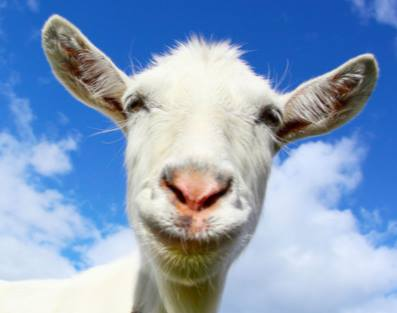
#> input picture goat.jpg, 397 x 313 px
$ python python_projekt.py
#> lines starting #> are read from the running program, lines starting #| are printed output that depends on the picture; after the words box and inside, x2 and y2 are one past the last pixel; in counts of white or black regions, pixels touching at a corner belong together
# -*- coding: utf-8 -*-
"""
Created on Wed May 20 10:29:24 2020

@author: chiharu
"""
import numpy as np
import cv2
import sys


class Image_compression:

    def __init__(self, filepath):

#> called with filepath = 'goat.jpg'
        img = cv2.imread(filepath)
#> img is the input picture: shape (313, 397, 3); mean B, G, R 193.1, 160.1, 135.8

        if img is None:
                print("Failed to load image file.")
                sys.exit(1)

        img = cv2.cvtColor(img, cv2.COLOR_BGR2GRAY)
#> img: shape (313, 397)

        height, width = img.shape
#> height = 313; width = 397

        """Here,  makes sure that the image have an even number of pixels, else the haar-transform will not work.
        If the rows/columns of the image is odd then cut off the last row/column and save the image."""

        if height % 2 !=0:
            img = img[:-1]
#> img: shape (312, 397)
            print ('Image was uneven (width-wise) and has been trimmed!')

        if width %2 !=0:
            imgT = img.transpose()
            imgT = imgT[:-1]
#> imgT: shape (396, 312)
            img = imgT.transpose()
#> img: shape (312, 396)
            print ('Image was uneven (height-wise) and has been trimmed!')


        height, width = img.shape
#> height = 312; width = 396
        print('Trimmed image size is {}x{}'.format(height, width))
#| Trimmed image size is 312x396
        cv2.imwrite('Trimmed_img.jpg', img)
        img=cv2.imread('Trimmed_img.jpg',0)
#> img: shape (312, 396); min 2, max 254, mean 156.6

        self.img = img
        self.height = height
#> self.height = 312
        self.width = width
#> self.width = 396


    def haar(sz):

        """This function creates the Haar-matrix."""
#> called with sz = 312

        out = np.zeros((sz, sz))

        j=0
        for i in range(int(sz/2)):

            out[i,j]=np.sqrt(2)/2
            out[i,j+1]=np.sqrt(2)/2
            j+=2
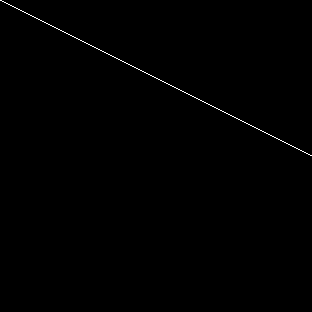
#> out: shape (312, 312) float64; values 0 (black) and 0.707 (white), 0.32% white in thin lines or dots, all inside (x1, y1, x2, y2) = (0, 0, 312, 156)
#> after the loop, j = 312

        j=0
        for i in range(int(sz/2), sz):

            out[i,j]=-np.sqrt(2)/2
            out[i,j+1]=np.sqrt(2)/2
            j+=2
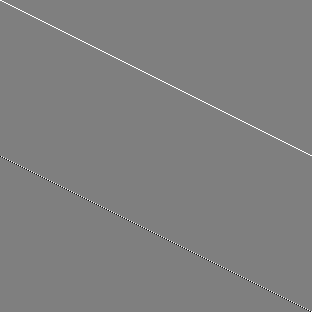
#> out: shape (312, 312) float64; 0.32% of pixels changed, all inside (x1, y1, x2, y2) = (0, 156, 312, 312); drawn with min black and max white
#> after the loop, j = 312

        return out


    def compression(self):

        w_m=Image_compression.haar(self.height)
        w_t=Image_compression.haar(self.width).T
#> call 2 of haar, with sz = 396
#> after the loop in haar (call 2), `for i in range(int(sz/2)):`: out: shape (396, 396) float64; values 0 (black) and 0.707 (white), 0.25% white in thin lines or dots, all inside (x1, y1, x2, y2) = (0, 0, 396, 198)
#> after the loop in haar (call 2), `for i in range(int(sz/2), sz):`:
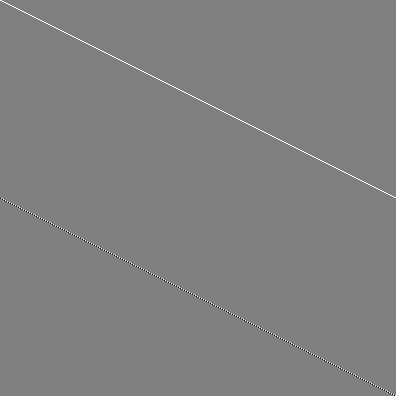
#> out: shape (396, 396) float64; min -0.707, max 0.707, mean 0.00179; drawn with min black and max white


        """Here is the first dotproduct"""
        comp1=np.dot(w_m,self.img)
        cv2.imwrite('first_dotproduct.jpg', comp1)
        comp1 = comp1.astype(np.uint8)       #change dtype to uint8 from float 64
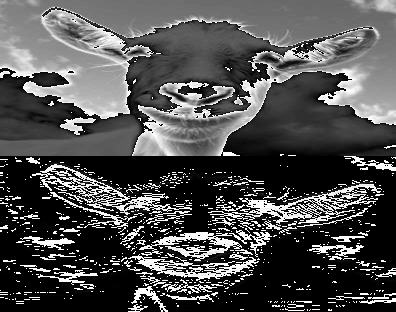
#> comp1: shape (312, 396); min 0, max 255, mean 79.4
        comp1=cv2.imread('first_dotproduct.jpg',0)
#> comp1: shape (312, 396); min 0, max 255, mean 99.8
        cv2.imshow('First dotproduct',comp1)
        cv2.waitKey(0)
        cv2.destroyAllWindows()


        """Here is the second dotproduct"""
        comp2=np.dot(self.img,w_t)
        cv2.imwrite('second_dotproduct.jpg', comp2)
        comp2 = comp2.astype(np.uint8)       #change dtype to uint8 from float 64
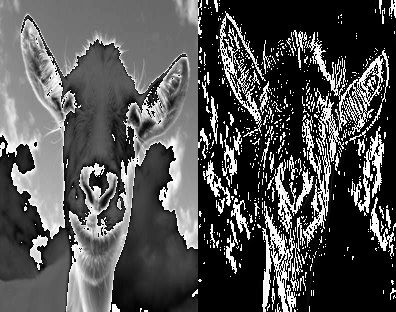
#> comp2: shape (312, 396); min 0, max 255, mean 81.4
        comp1=cv2.imread('second_dotproduct.jpg',0)
#> comp1: shape (312, 396); min 0, max 255, mean 99.6
        cv2.imshow('Second dotproduct',comp2)
        cv2.waitKey(0)
        cv2.destroyAllWindows()


        """Finally both dotproducts together"""
        comp=np.dot(np.dot(w_m,self.img),w_t)
        cv2.imwrite('compdImage.jpg', comp)
        comp = comp.astype(np.uint8)             #change dtype to uint8 from float 64
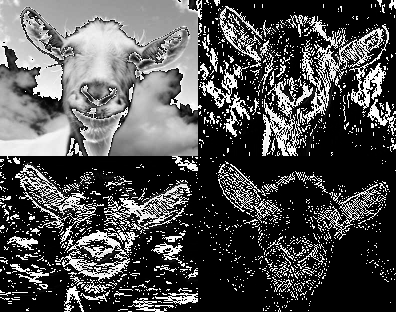
#> comp: shape (312, 396); min 0, max 255, mean 79.7
        comp = cv2.imread('compdImage.jpg',0)
#> comp: shape (312, 396); min 0, max 255, mean 57.4
        cv2.imshow('Compressed image',comp)
        cv2.waitKey(0)
        cv2.destroyAllWindows()

        return comp

    def topLeft(self):

        """This function cuts the top-left fourth of the image"""

        comp_img = Image_compression.compression(self)

        img = np.array(comp_img[0:self.height//2, 0:self.width//2])
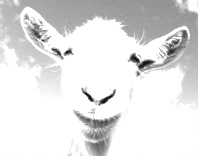
#> img: shape (156, 198); min 8, max 255, mean 225.4
        cv2.imwrite('Top_left.jpg', img)

        img = img.astype(np.uint8)                #change dtype to uint8 from float 64
        img=cv2.imread('Top_left.jpg',0)
#> img: shape (156, 198); min 8, max 255, mean 225.3
        cv2.imshow('Top_left',img)
        cv2.waitKey(0)
        cv2.destroyAllWindows()


goat=Image_compression('goat.jpg')
goat.topLeft()

$ run again, with tt.jpg copied over goat.jpg
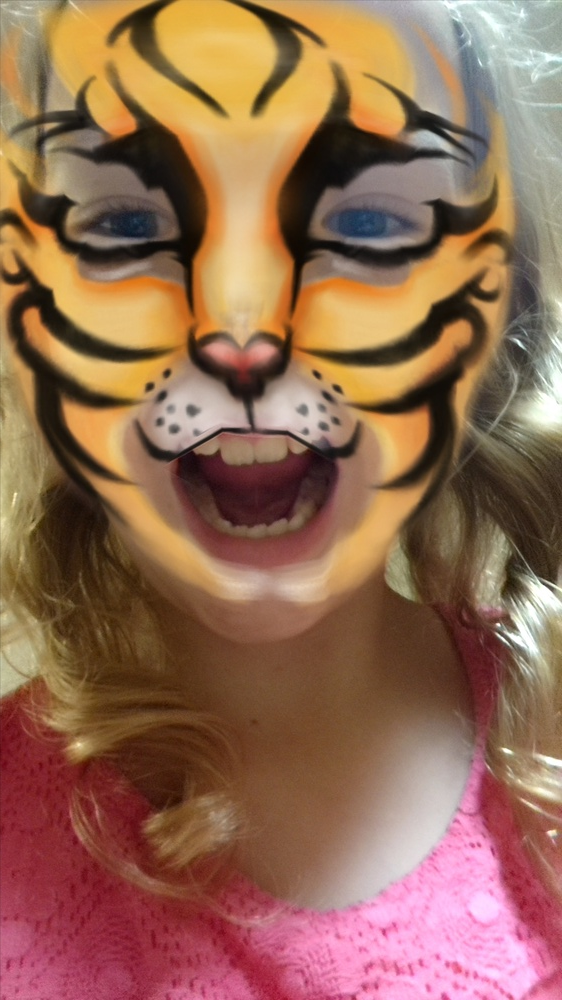
#> input picture tt.jpg, 562 x 1000 px, shrunk from 1080 x 1920 before the run
#> in __init__, img is the input picture: shape (1000, 562, 3); mean B, G, R 83.4, 106.6, 147.6
#| Trimmed image size is 1000x562
#> after the loop in haar, `for i in range(int(sz/2)):`:
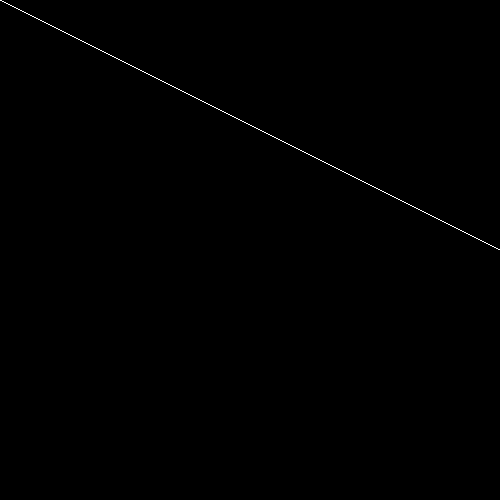
#> out: shape (1000, 1000) float64 (shown at 1/2 size); values 0 (black) and 0.707 (white), 0.1% white in thin lines or dots, all inside (x1, y1, x2, y2) = (0, 0, 1000, 500)
#> in topLeft, `img = np.array(comp_img[0:self.height//2, 0:self.width//2])`:
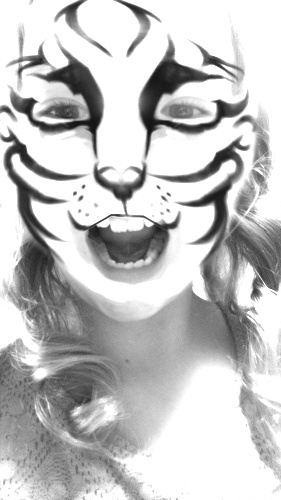
#> img: shape (500, 281); min 18, max 255, mean 194.7
